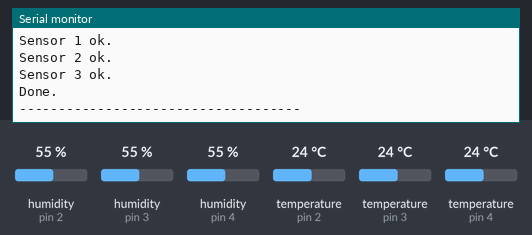
The program below on a simulated Arduino Nano, built with avr-gcc and run on an emulated ATmega328P. Parts: the last lines printed to the serial monitor. The test bench sets the inputs (shaded band); at power-on: humidity (sensors on pin 2, pin 3, pin 4) 55 %, temperature (sensors on pin 2, pin 3, pin 4) 24 °C.

Above: at 1.2 s.
1.3 s: humidity (sensor on pin 2) set to 22 %
At 6.0 s:
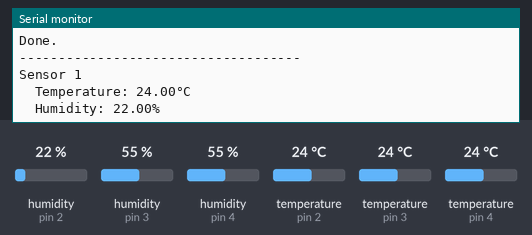
16.3 s: humidity (sensor on pin 3) set to 40 %
At 25.7 s:
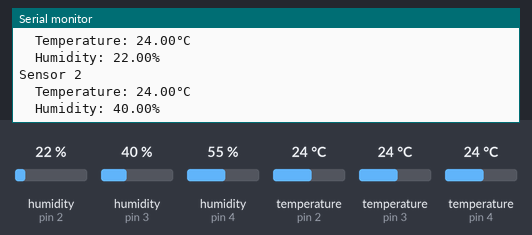
31.3 s: humidity (sensor on pin 4) set to 68 %
At 46.0 s:
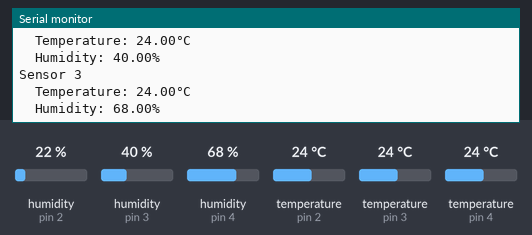
46.3 s: temperature (sensor on pin 2) set to 12 °C
At 50.5 s:
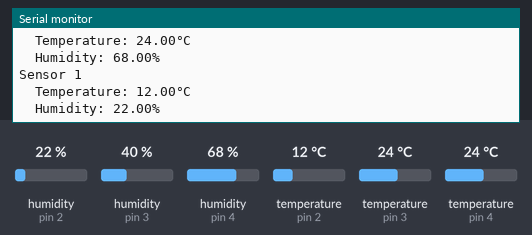
61.3 s: temperature (sensor on pin 3) set to 19 °C
At 71.3 s:
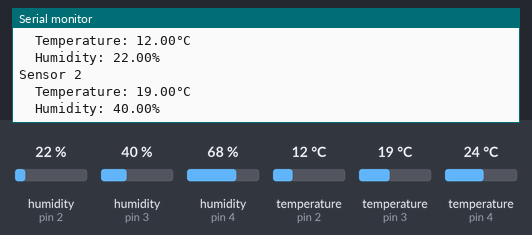
Timing chart, 0 to 72.8 s (numbered marks = the images above; inputs shaded):
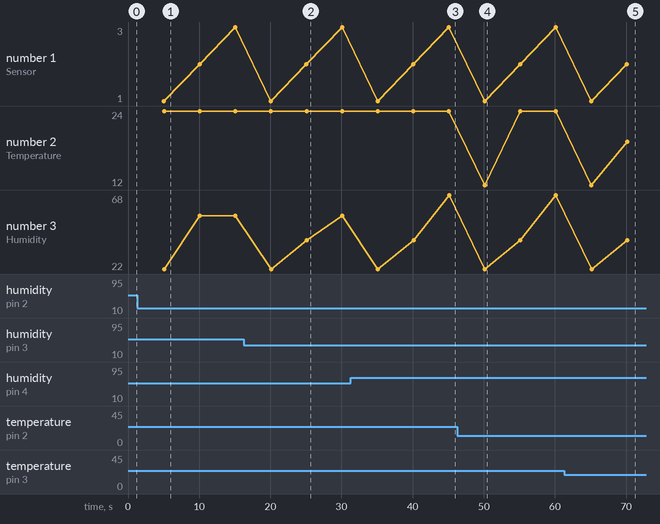

Measured:
- after the input at 1.3 s, the serial monitor: prints a new line after 3.8 s (image 1)
- after the input at 16.3 s, the serial monitor: prints a new line after 8.8 s (image 2)
- after the input at 31.3 s, the serial monitor: prints a new line after 13.8 s (image 3)
- after the input at 46.3 s, the serial monitor: prints a new line after 3.8 s (image 4)
- after the input at 61.3 s, the serial monitor: prints a new line after 8.8 s (image 5)
- plotted number 3: 55 → 68 after the input at 31.3 s

The program:

main.cpp
```cpp
#include <Arduino.h>
#include <Adafruit_Sensor.h>
#include <DHT.h>
#include <DHT_U.h>

#define DHT_ORANGE 2
#define DHT_BLUE 3
#define DHT_RED 4
#define DHTTYPE DHT11

DHT_Unified dht_orange(DHT_ORANGE, DHTTYPE);
DHT_Unified dht_blue(DHT_BLUE, DHTTYPE);
DHT_Unified dht_red(DHT_RED, DHTTYPE);

DHT_Unified sensors[3] = {dht_orange, dht_blue, dht_red};

uint32_t delayMS;

// void display(int snum, sensor_t s){
//   Serial.print(F(" sensor:  ")); Serial.println(snum);
//   Serial.print(F(" id:      ")); Serial.println(s.sensor_id);
//   Serial.print(F(" name:    ")); Serial.println(s.name);
//   Serial.print(F(" type:    ")); Serial.println(s.type);
//   Serial.print(F(" version: ")); Serial.println(s.version);
//   Serial.println(F("------------------------------------"));
// }

void setup() {
  Serial.begin(9600);
  Serial.println(F("v 0.2"));
  Serial.println(F("Initializing sensors."));

  int i = 0;
  for(DHT_Unified &dht : sensors) {
    dht.begin();
    Serial.print(F("Sensor ")); Serial.print(++i); Serial.println(F(" ok."));
  }

  Serial.println(F("Done."));
  Serial.println(F("------------------------------------"));

  delayMS = 5000;
}

void loop() {

  int i = 0;

  for(DHT_Unified dht : sensors){
    delay(delayMS);

    sensors_event_t event;

    Serial.print(F("Sensor ")); Serial.println(++i);

    dht.temperature().getEvent(&event);
    if (isnan(event.temperature)) {
      Serial.println(F("\tError reading temperature!"));
    }
    else {
      Serial.print(F("\tTemperature: "));
      Serial.print(event.temperature);
      Serial.println(F("°C"));
    }

    dht.humidity().getEvent(&event);
    if (isnan(event.relative_humidity)) {
      Serial.println(F("\tError reading humidity!"));
    }
    else {
      Serial.print(F("\tHumidity: "));
      Serial.print(event.relative_humidity);
      Serial.println(F("%"));
    }
  }
}
```
